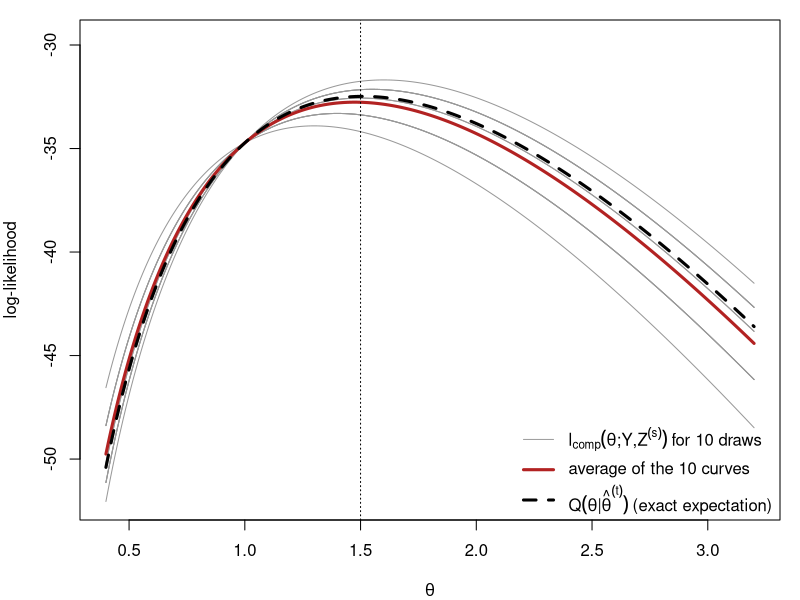
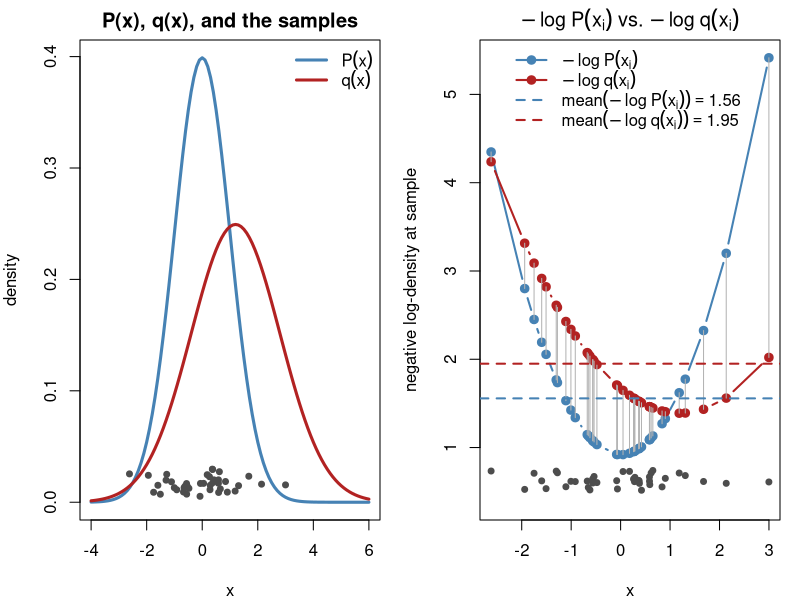
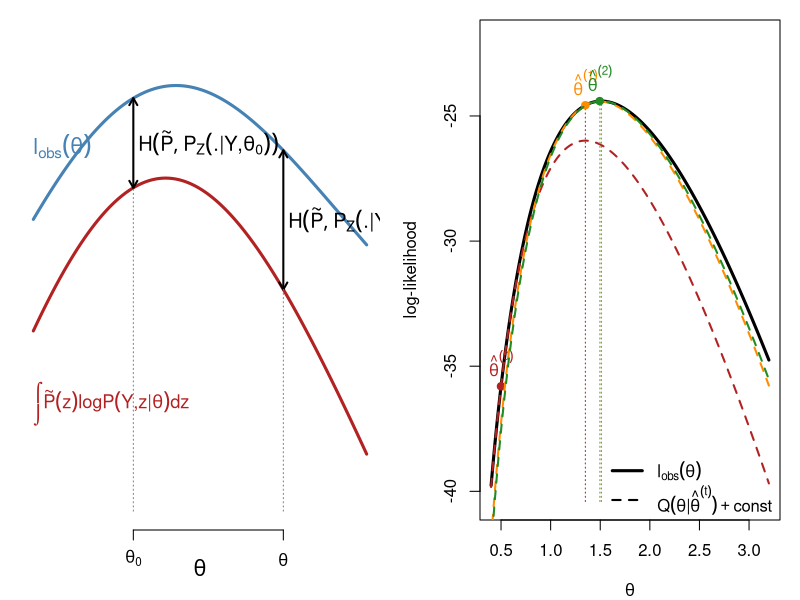
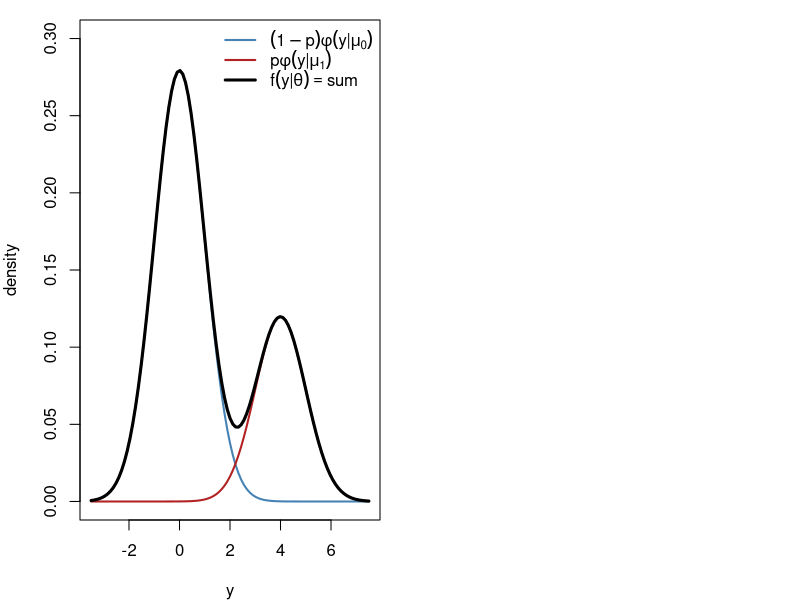
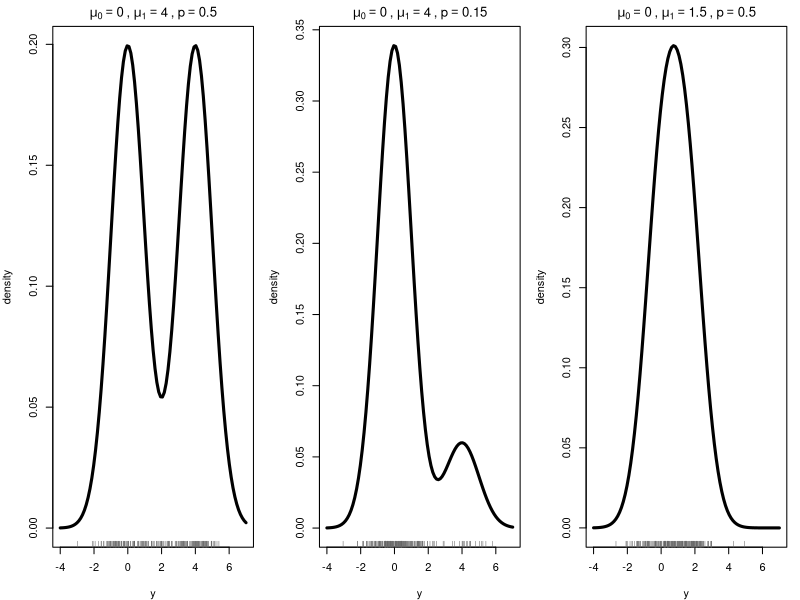
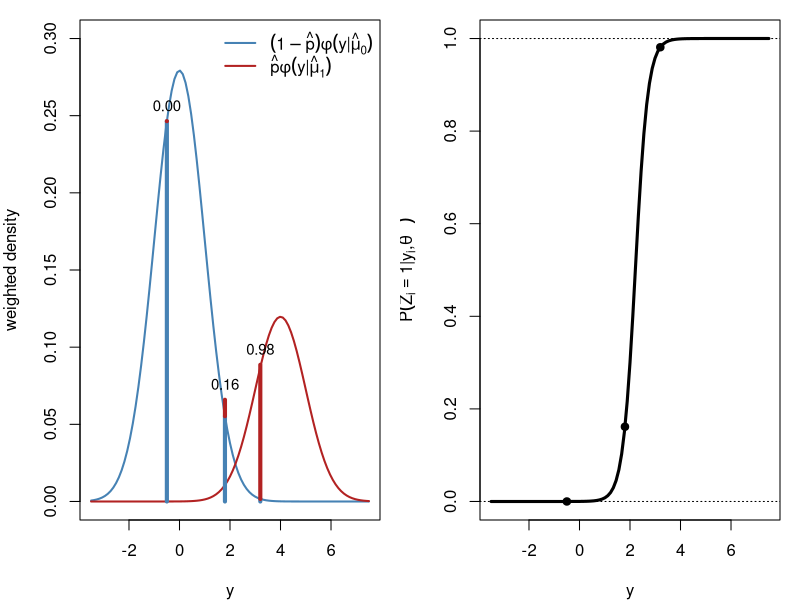
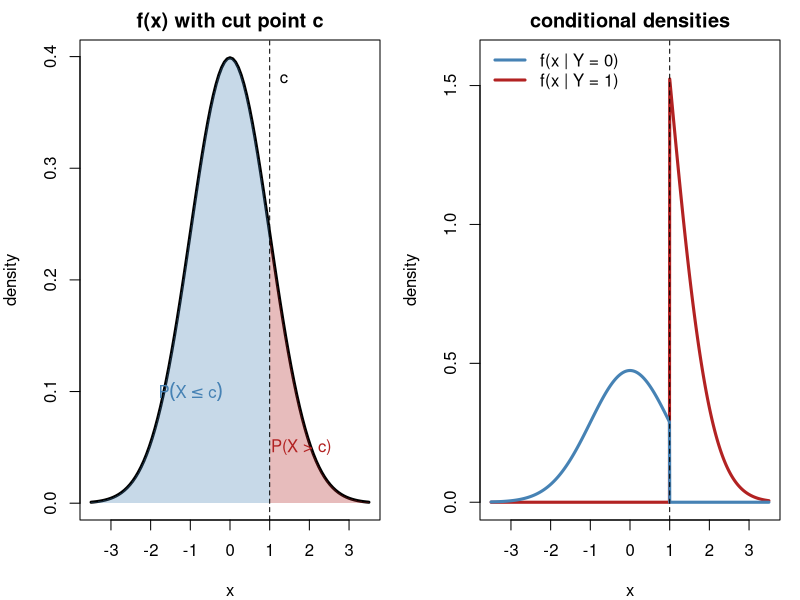
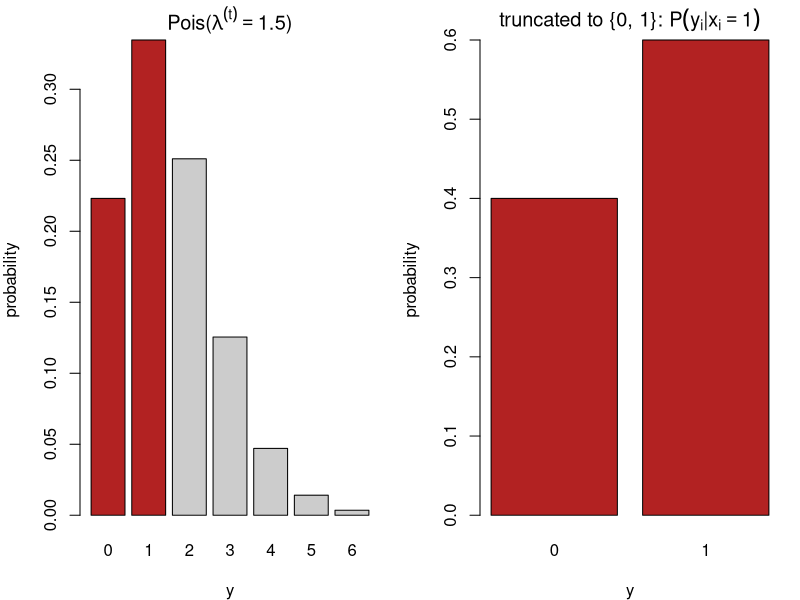

R code for these plots, in order:
## ---- chunk 1
#| include: false
set.seed(812)
knitr::opts_chunk$set(echo = FALSE, fig.align = "center")
# censored Poisson example used in several figures (Section 3):
# m exact observations, ncen observations known only to satisfy y < 2
yobs <- c(3, 2, 4, 1, 3, 2, 5, 3); m <- length(yobs); ncen <- 12; n <- m + ncen
lobs <- function(l) sum(dpois(yobs, l, log = TRUE)) + ncen * log(ppois(1, l))
lcomp <- function(l, z) -n * l + log(l) * (sum(yobs) + sum(z)) - sum(lfactorial(yobs))
Qfun  <- function(l, lt) lcomp(l, rep(lt / (1 + lt), ncen))
lam <- seq(0.4, 3.2, length.out = 300)
## ---- chunk 2
#| fig-width: 9
#| fig-height: 5
lt <- 1.5; S <- 10
Z <- replicate(S, rbinom(ncen, 1, lt / (1 + lt)))            # draws of the censored y_i
curves <- sapply(1:S, function(s) sapply(lam, lcomp, z = Z[, s]))
Qexact <- sapply(lam, Qfun, lt = lt)
par(mar = c(4, 4, 1, 1))
matplot(lam, curves, type = "l", lty = 1, lwd = 1, col = "gray60", xlab = expression(theta),
        ylab = "log-likelihood", ylim = range(curves) + c(0, 2))
lines(lam, rowMeans(curves), lwd = 3, col = "firebrick")
lines(lam, Qexact, lwd = 3, col = "black", lty = 2)
abline(v = lt, lty = 3)
legend("bottomright", bty = "n", lwd = c(1, 3, 3), lty = c(1, 1, 2), col = c("gray60", "firebrick", "black"),
       legend = c(expression(l[comp](theta*";"*Y*","*Z^(s)) ~ "for 10 draws"),
                  "average of the 10 curves",
                  expression(Q(theta*"|"*hat(theta)^(t)) ~ "(exact expectation)")))
## ---- chunk 3
#| fig-width: 10
#| fig-height: 4.6
par(mfrow = c(1, 2), mar = c(4, 4, 2, 1))
mu_p <- 0; sd_p <- 1; mu_q <- 1.2; sd_q <- 1.6; nsamp <- 40
x  <- rnorm(nsamp, mu_p, sd_p)                   # samples from P
nlp <- -dnorm(x, mu_p, sd_p, log = TRUE)         # -log P(x_i)
nlq <- -dnorm(x, mu_q, sd_q, log = TRUE)         # -log q(x_i)

curve(dnorm(x, mu_p, sd_p), -4, 6, lwd = 3, col = "steelblue", xlab = "x", ylab = "density",
      main = "P(x), q(x), and the samples")
curve(dnorm(x, mu_q, sd_q), add = TRUE, lwd = 3, col = "firebrick")
points(x, runif(nsamp, 0.005, 0.03), pch = 19, col = "gray30", cex = 0.8)   # jittered observations
legend("topright", bty = "n", lwd = 3, col = c("steelblue", "firebrick"),
       legend = c(expression(P(x)), expression(q(x))))

ord <- order(x)
yr  <- range(c(nlp, nlq)); gap <- diff(yr)
plot(x[ord], nlp[ord], type = "b", pch = 19, col = "steelblue", lwd = 2,
     xlab = "x", ylab = "negative log-density at sample",
     ylim = c(yr[1] - 0.12 * gap, yr[2]),
     main = expression(-log~P(x[i])~vs.~-log~q(x[i])))
lines(x[ord], nlq[ord], type = "b", pch = 19, col = "firebrick", lwd = 2)
segments(x[ord], nlp[ord], x[ord], nlq[ord], col = "gray70")
abline(h = mean(nlp), col = "steelblue", lty = 2, lwd = 2)
abline(h = mean(nlq), col = "firebrick", lty = 2, lwd = 2)
points(x, yr[1] - 0.09 * gap + runif(nsamp, 0, 0.05 * gap), pch = 19, col = "gray30", cex = 0.8)
legend("top", bty = "n", lwd = 2, lty = c(1, 1, 2, 2), pch = c(19, 19, NA, NA),
       col = c("steelblue", "firebrick", "steelblue", "firebrick"),
       legend = c(expression(-log~P(x[i])), expression(-log~q(x[i])),
                  bquote(mean(-log~P(x[i])) == .(round(mean(nlp), 2))),
                  bquote(mean(-log~q(x[i])) == .(round(mean(nlq), 2)))))
## ---- chunk 4
#| fig-width: 9
#| fig-height: 4.4
par(mar = c(3.5, 1, 1, 1))
th <- seq(0, 10, length.out = 300)
lo <- 3.2 - 0.045 * (th - 5.2)^2 + 0.5 * sin(th / 2.2)       # observed log-likelihood
gp <- function(t) 1.1 + 0.03 * (t - 3)^2                      # H(P~, P_theta): smallest at theta0 (Gibbs)
plot(th, lo, type = "n", ylim = c(-1.6, 4.2), axes = FALSE, xlab = "", ylab = "")
mtext(expression(theta), side = 1, line = 1.5, cex = 1.3)
lines(th, lo, lwd = 3, col = "steelblue")
lines(th, lo - gp(th), lwd = 3, col = "firebrick")
text(0, lo[1] + 0.9, expression(l[obs](theta)), col = "steelblue", adj = 0, cex = 1.3)
text(0, lo[1] - gp(0) - 0.9, expression(integral(tilde(P)(z)*log*P(Y*","*z*"|"*theta)*dz)),
     col = "firebrick", adj = 0, cex = 1.1)
for (t0 in c(3, 7.5)) {
    yu <- 3.2 - 0.045 * (t0 - 5.2)^2 + 0.5 * sin(t0 / 2.2)
    arrows(t0, yu, t0, yu - gp(t0), code = 3, length = 0.08, lwd = 2)
    text(t0 + 0.15, yu - gp(t0) / 2, if (t0 == 3) expression(H(tilde(P), P[Z](.*"|"*Y*","*theta[0])))
         else expression(H(tilde(P), P[Z](.*"|"*Y*","*theta))), adj = 0, cex = 1.2)
    segments(t0, -1.6, t0, yu - gp(t0), lty = 3, col = "gray50")
}
axis(1, at = c(3, 7.5), labels = c(expression(theta[0]), expression(theta)), tick = TRUE)
## ---- chunk 5
#| fig-width: 9
#| fig-height: 5
lo <- sapply(lam, lobs); top <- max(lo)
par(mar = c(4, 4, 1, 1))
plot(lam, lo, type = "l", lwd = 3, xlab = expression(theta), ylab = "log-likelihood",
     ylim = c(top - 16, top + 2.5))
lt <- 0.5; cols <- c("firebrick", "darkorange", "forestgreen")
for (k in 1:3) {
  shift <- lobs(lt) - Qfun(lt, lt)                     # make Q touch l_obs at theta^(t)
  lines(lam, sapply(lam, Qfun, lt = lt) + shift, col = cols[k], lwd = 2, lty = 2)
  points(lt, lobs(lt), pch = 19, col = cols[k])
  lt_new <- (sum(yobs) + ncen * lt / (1 + lt)) / n       # M-step
  segments(lt_new, top - 16, lt_new, lobs(lt_new), col = cols[k], lty = 3)
  text(lt, lobs(lt), bquote(hat(theta)^(.(k - 1))), pos = 3, col = cols[k], xpd = NA)
  lt <- lt_new
}
legend("bottomright", bty = "n", lwd = c(3, 2), lty = c(1, 2),
       legend = c(expression(l[obs](theta)), expression(Q(theta*"|"*hat(theta)^(t)) + "const")))
## ---- chunk 6
#| fig-width: 9
#| fig-height: 4.6
par(mar = c(4, 4, 1, 1)); mu0 <- 0; mu1 <- 4; p <- 0.3
curve((1 - p) * dnorm(x, mu0), -3.5, 7.5, lwd = 2, col = "steelblue", ylab = "density", xlab = "y",
      ylim = c(0, 0.3))
curve(p * dnorm(x, mu1), add = TRUE, lwd = 2, col = "firebrick")
curve((1 - p) * dnorm(x, mu0) + p * dnorm(x, mu1), add = TRUE, lwd = 3)
legend("topright", bty = "n", lwd = c(2, 2, 3), col = c("steelblue", "firebrick", "black"),
       legend = c(expression((1-p)*phi(y*"|"*mu[0])), expression(p*phi(y*"|"*mu[1])),
                  expression(f(y*"|"*theta) == "sum")))
## ---- chunk 7
#| fig-width: 10
#| fig-height: 4.4
par(mfrow = c(1, 3), mar = c(4, 4, 2, 1))
mix <- function(x, mu0, mu1, p) (1 - p) * dnorm(x, mu0) + p * dnorm(x, mu1)
for (s in list(c(0, 4, 0.5), c(0, 4, 0.15), c(0, 1.5, 0.5))) {
  curve(mix(x, s[1], s[2], s[3]), -4, 7, lwd = 3, xlab = "y", ylab = "density",
        main = bquote(mu[0] == .(s[1]) ~ "," ~ mu[1] == .(s[2]) ~ "," ~ p == .(s[3])))
  y <- ifelse(rbinom(200, 1, s[3]) == 1, rnorm(200, s[2]), rnorm(200, s[1]))
  rug(y, col = "gray40")
}
## ---- chunk 8
#| fig-width: 10
#| fig-height: 4.6
par(mfrow = c(1, 2), mar = c(4, 4, 1, 1)); mu0 <- 0; mu1 <- 4; p <- 0.3
f0 <- function(x) (1 - p) * dnorm(x, mu0); f1 <- function(x) p * dnorm(x, mu1)
curve(f0, -3.5, 7.5, lwd = 2, col = "steelblue", ylab = "weighted density", xlab = "y", ylim = c(0, 0.3))
curve(f1, add = TRUE, lwd = 2, col = "firebrick")
yi <- c(-0.5, 1.8, 3.2)
for (y in yi) { segments(y, 0, y, f0(y), col = "steelblue", lwd = 4)
  segments(y, f0(y), y, f0(y) + f1(y), col = "firebrick", lwd = 4)
  text(y, f0(y) + f1(y), sprintf("%.2f", f1(y) / (f0(y) + f1(y))), pos = 3, cex = 0.9) }
legend("topright", bty = "n", lwd = 2, col = c("steelblue", "firebrick"),
       legend = c(expression((1-hat(p))*phi(y*"|"*hat(mu)[0])), expression(hat(p)*phi(y*"|"*hat(mu)[1]))))
curve(f1(x) / (f0(x) + f1(x)), -3.5, 7.5, lwd = 3, xlab = "y",
      ylab = expression(P(Z[i] == 1*"|"*y[i]*","*hat(theta)^(t))))
abline(h = c(0, 1), lty = 3); points(yi, f1(yi) / (f0(yi) + f1(yi)), pch = 19)
## ---- chunk 9
#| fig-width: 10
#| fig-height: 4.8
par(mfrow = c(1, 2), mar = c(4, 4, 2, 1)); cc <- 1
curve(dnorm, -3.5, 3.5, lwd = 3, xlab = "x", ylab = "density", main = "f(x) with cut point c")
xs <- seq(cc, 3.5, length.out = 100)
polygon(c(xs, rev(xs)), c(dnorm(xs), rep(0, 100)), col = adjustcolor("firebrick", 0.3), border = NA)
xs <- seq(-3.5, cc, length.out = 100)
polygon(c(xs, rev(xs)), c(dnorm(xs), rep(0, 100)), col = adjustcolor("steelblue", 0.3), border = NA)
abline(v = cc, lty = 2); text(cc, 0.38, "c", pos = 4)
text(1.8, 0.05, "P(X > c)", col = "firebrick"); text(-1, 0.1, expression(P(X <= c)), col = "steelblue")
curve(dnorm(x) * (x > cc) / pnorm(cc, lower.tail = FALSE), -3.5, 3.5, lwd = 3, col = "firebrick",
      n = 1001, xlab = "x", ylab = "density", main = "conditional densities", ylim = c(0, 1.6))
curve(dnorm(x) * (x <= cc) / pnorm(cc), add = TRUE, lwd = 3, col = "steelblue", n = 1001)
abline(v = cc, lty = 2)
legend("topleft", bty = "n", lwd = 3, col = c("steelblue", "firebrick"),
       legend = c("f(x | Y = 0)", "f(x | Y = 1)"))
## ---- chunk 10
#| fig-width: 10
#| fig-height: 4.4
par(mfrow = c(1, 2), mar = c(4, 4, 2, 1)); lt <- 1.5; k <- 0:6
barplot(dpois(k, lt), names.arg = k, col = c("firebrick", "firebrick", rep("gray80", 5)),
        xlab = "y", ylab = "probability", main = bquote("Pois(" * lambda^(t) == .(lt) * ")"))
barplot(c(1, lt) / (1 + lt), names.arg = 0:1, col = "firebrick", xlab = "y", ylab = "probability",
        main = expression("truncated to {0, 1}: " * P(y[i]*"|"*x[i] == 1)))
## ---- chunk 11
#| fig-width: 6
#| fig-height: 4.6
par(mar = c(4, 4, 1, 1))
ctr <- rbind(c(0, 0), c(4, 3), c(1, 5))
Sig <- list(diag(2) * 0.8, matrix(c(1, 0.7, 0.7, 1), 2), diag(c(1.2, 0.4)))
cols <- c("steelblue", "firebrick", "forestgreen"); ang <- seq(0, 2 * pi, length.out = 100)
plot(NA, xlim = c(-3, 7), ylim = c(-3, 8), xlab = expression(y[1]), ylab = expression(y[2]))
for (k in 1:3) { R <- chol(Sig[[k]])
  pts <- matrix(rnorm(120), 60) %*% R + rep(ctr[k, ], each = 60)
  points(pts, col = adjustcolor(cols[k], 0.6), pch = 19, cex = 0.8)
  ell <- (cbind(cos(ang), sin(ang)) * 2.1) %*% R + rep(ctr[k, ], each = 100)
  lines(ell, col = cols[k], lwd = 2); points(ctr[k, 1], ctr[k, 2], pch = 4, lwd = 3, col = cols[k]) }
## ---- chunk 12
#| fig-width: 10
#| fig-height: 3.4
par(mar = c(4, 4, 1, 1)); N <- 120; P <- matrix(c(0.95, 0.05, 0.1, 0.9), 2, byrow = TRUE)
h <- integer(N); h[1] <- 1; for (i in 2:N) h[i] <- sample(1:2, 1, prob = P[h[i - 1], ])
y <- rnorm(N, mean = c(0, 3)[h])
plot(y, type = "n", xlab = "i", ylab = expression(y[i]))
r <- rle(h); e <- cumsum(r$lengths); s <- c(1, head(e, -1) + 1)
rect(s - 0.5, par("usr")[3], e + 0.5, par("usr")[4],
     col = adjustcolor(c("steelblue", "firebrick")[r$values], 0.15), border = NA)
lines(y, col = "gray30"); points(y, pch = 19, col = c("steelblue", "firebrick")[h], cex = 0.7)
legend("topright", bty = "n", pch = 19, col = c("steelblue", "firebrick"),
       legend = c(expression(h[i] == 1), expression(h[i] == 2)), horiz = TRUE)
